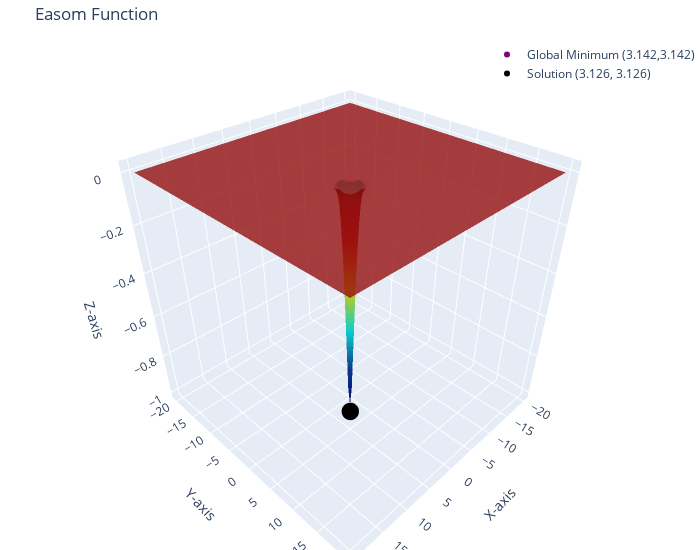

The code cell stored with this chart in its notebook:
### Markdown cell above
## **---------------------------Tests---------------------------**

### Code cell
start = time.time()
genetic_algorithm = AG_Beale(population_size=100) 
genetic_algorithm.evolve(fitness_function=fitness_easom, pmut=0.1, ngen=2000, T=6, trace=200, reverse_sort=True)
minutos, segundos = divmod(time.time()-start, 60)
print(f"*******Tiempo transcurrido: {int(minutos)} minutos y {segundos:.2f} segundos*******")

plot_easom(genetic_algorithm.population[0])

### Figure 1 — Plotly figure (JSON) as saved in the notebook; plotly's stock layout.template omitted (floating-point values rounded to 4 significant figures; data arrays with more than 128 entries replaced by an {"elided": "..."} marker saying what was removed)
{"data": [{"colorscale": [[0, "rgb(0,0,131)"], [0.2, "rgb(0,60,170)"], [0.4, "rgb(5,255,255)"], [0.6, "rgb(255,255,0)"], [0.8, "rgb(250,0,0)"], [1, "rgb(128,0,0)"]], "opacity": 0.8, "showscale": false, "type": "surface", "x": {"elided": "100x100 float values"}, "y": {"elided": "100x100 float values"}, "z": {"elided": "100x100 float values"}}, {"marker": {"color": "purple", "size": 6, "symbol": "circle"}, "mode": "markers", "name": "Global Minimum (3.142,3.142)", "type": "scatter3d", "x": [3.142], "y": [3.142], "z": [-1]}, {"marker": {"color": "black", "size": 6, "symbol": "circle"}, "mode": "markers", "name": "Solution (3.126, 3.126)", "type": "scatter3d", "x": [3.126], "y": [3.126], "z": [-0.9992]}], "layout": {"height": 550, "legend": {"x": 1, "xanchor": "right", "y": 1, "yanchor": "top"}, "margin": {"b": 0, "l": 0, "r": 0, "t": 40}, "scene": {"xaxis": {"title": {"text": "X-axis"}}, "yaxis": {"title": {"text": "Y-axis"}}, "zaxis": {"title": {"text": "Z-axis"}}}, "showlegend": true, "title": {"text": "Easom Function"}, "width": 700}}
